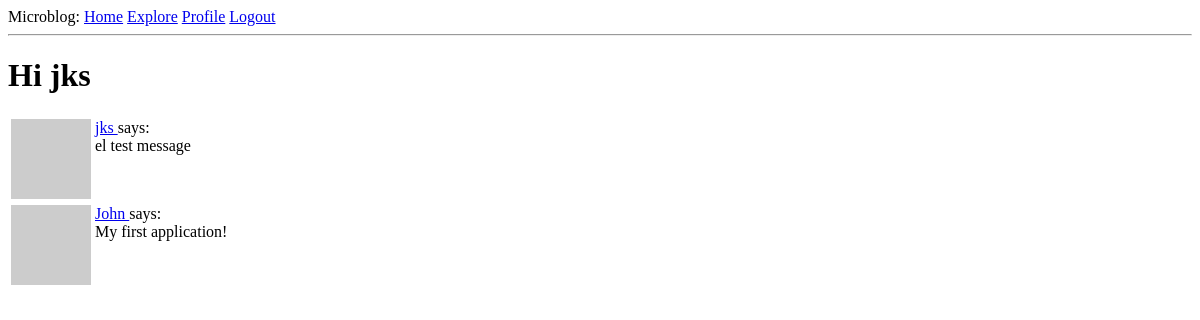
Page /explore (signed in) on the earlier database version.
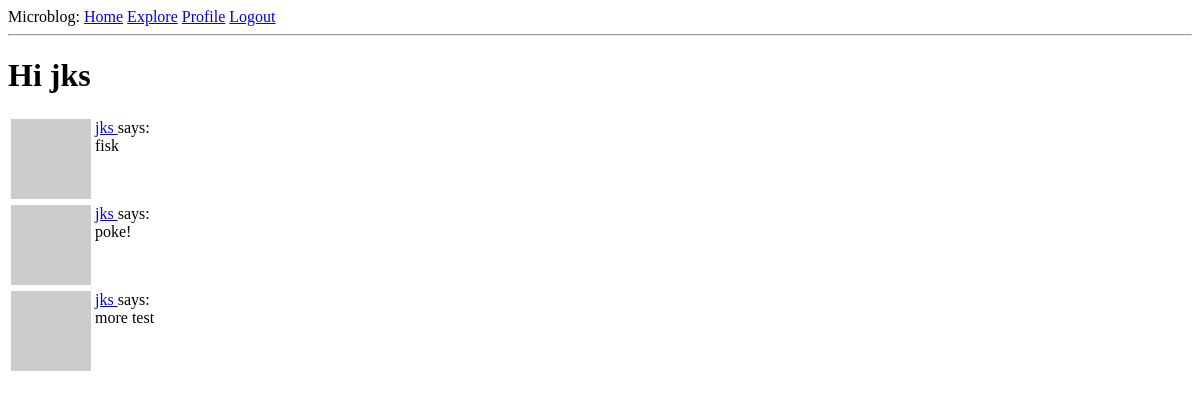
Same page on the later database version.
### app/models.py (models this page shows, shortened)
class Post(db.Model):
    id = db.Column(db.Integer, primary_key = True)
    body = db.Column(db.String(140))
    timestamp = db.Column(db.DateTime, index = True, default = datetime.utcnow)
    user_id = db.Column(db.Integer, db.ForeignKey("user.id"))

class User(UserMixin, db.Model):
    id = db.Column(db.Integer, primary_key = True)
    username = db.Column(db.String(64), index = True, unique = True)
    email = db.Column(db.String(120), index = True, unique = True)
    password_hash = db.Column(db.String(128))
    posts = db.relationship("Post", backref="author", lazy="dynamic")
    about_me = db.Column(db.String(140))
    last_seen = db.Column(db.DateTime, default=datetime.utcnow)
    def avatar(self, size):
        digest = md5(self.email.lower().encode("utf-8")).hexdigest()
        return f'https://www.gravatar.com/avatar/{digest}?d=identicon&s={size}'
    followed = db.relationship(
        "User", secondary = followers,
        primaryjoin = (followers.c.follower_id == id),
        secondaryjoin = (followers.c.followed_id == id),
        backref = db.backref("followers", lazy = "dynamic"), lazy="dynamic"
    )

### app/routes.py (the view)
@app.route("/explore")
@login_required
def explore():
    page = request.args.get("page", 1, type=int)
    posts = Post.query.order_by(Post.timestamp.desc()).paginate(
        page, app.config["POSTS_PER_PAGE"], False)
    return render_template("index.html",title="Explore", posts=posts.items)

### app/models.py (called while the page is built)
@login.user_loader
def load_user(id):
    return User.query.get(int(id))

### app/routes.py (called while the page is built)
@app.before_request
def before_request():
    if current_user.is_authenticated:
        current_user.last_seen = datetime.utcnow()
        db.session.commit()

### app/templates/index.html (shortened to what this page needs)
{% extends "base.html" %}
{% block content %}
        <h1>Hi {{ current_user.username }}</h1>
        {% for post in posts %}
            {% include '_post.html' %}
        {% endfor %}
{% endblock%}

### app/templates/_post.html
<table>
    <tr valign="top">
        <td><img src="{{ post.author.avatar(36) }}"></td>
        <td>
            <a href="{{ url_for('user', username=post.author.username) }}">
                {{ post.author.username }}
            </a>
            says: <br>{{ post.body }}</td>
    </tr>
</table>

Differences in the rows shown:
no longer on this page (row unchanged): Post: author.username "jks", body "el test message"
no longer on this page (row unchanged): Post: author.username "John", body "My first application!"
added Post: author.username "jks", body "fisk"
added Post: author.username "jks", body "poke!"
added Post: author.username "jks", body "more test"
